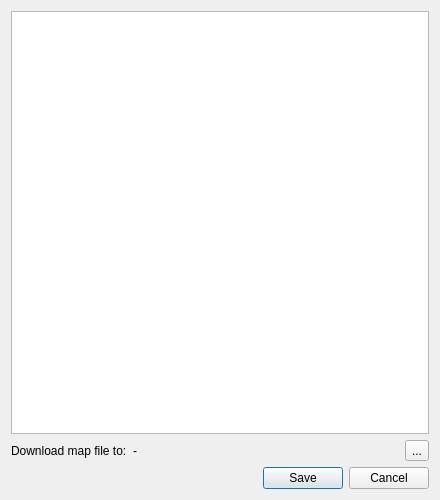
<?xml version="1.0" encoding="UTF-8"?>
<ui version="4.0">
 <class>IDlgLoadOnlineMap</class>
 <widget class="QDialog" name="IDlgLoadOnlineMap">
  <property name="geometry">
   <rect>
    <x>0</x>
    <y>0</y>
    <width>440</width>
    <height>500</height>
   </rect>
  </property>
  <property name="windowTitle">
   <string>Available Online Map ...</string>
  </property>
  <layout class="QVBoxLayout" name="verticalLayout">
   <item>
    <widget class="QListWidget" name="mapList"/>
   </item>
   <item>
    <layout class="QHBoxLayout" name="horizontalLayout">
     <item>
      <widget class="QLabel" name="label1">
       <property name="sizePolicy">
        <sizepolicy hsizetype="Maximum" vsizetype="Preferred">
         <horstretch>0</horstretch>
         <verstretch>0</verstretch>
        </sizepolicy>
       </property>
       <property name="text">
        <string>Download map file to:</string>
       </property>
      </widget>
     </item>
     <item>
      <widget class="QLabel" name="wmsTargetPath">
       <property name="text">
        <string>-</string>
       </property>
      </widget>
     </item>
     <item>
      <widget class="QToolButton" name="wmsButtonPath">
       <property name="text">
        <string>...</string>
       </property>
       <property name="icon">
        <iconset resource="resources.qrc">
         <normaloff>:/icons/iconFolderBlue16x16.png</normaloff>:/icons/iconFolderBlue16x16.png</iconset>
       </property>
      </widget>
     </item>
    </layout>
   </item>
   <item>
    <widget class="QDialogButtonBox" name="buttonBox">
     <property name="orientation">
      <enum>Qt::Horizontal</enum>
     </property>
     <property name="standardButtons">
      <set>QDialogButtonBox::Cancel|QDialogButtonBox::Save</set>
     </property>
    </widget>
   </item>
  </layout>
 </widget>
 <resources>
  <include location="resources.qrc"/>
 </resources>
 <connections>
  <connection>
   <sender>buttonBox</sender>
   <signal>accepted()</signal>
   <receiver>IDlgLoadOnlineMap</receiver>
   <slot>accept()</slot>
   <hints>
    <hint type="sourcelabel">
     <x>248</x>
     <y>254</y>
    </hint>
    <hint type="destinationlabel">
     <x>157</x>
     <y>274</y>
    </hint>
   </hints>
  </connection>
  <connection>
   <sender>buttonBox</sender>
   <signal>rejected()</signal>
   <receiver>IDlgLoadOnlineMap</receiver>
   <slot>reject()</slot>
   <hints>
    <hint type="sourcelabel">
     <x>316</x>
     <y>260</y>
    </hint>
    <hint type="destinationlabel">
     <x>286</x>
     <y>274</y>
    </hint>
   </hints>
  </connection>
 </connections>
</ui>
